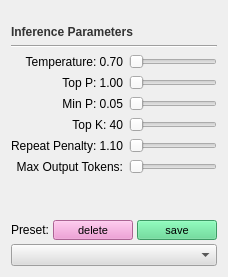
                 <widget class="QWidget" name="tab_2">
                  <attribute name="title">
                   <string>Inferrance</string>
                  </attribute>
                  <layout class="QGridLayout" name="gridLayout_5">
                   <item row="0" column="0">
                    <layout class="QVBoxLayout" name="verticalLayout_18">
                     <item>
                      <widget class="QLabel" name="label_gen_params_3">
                       <property name="font">
                        <font>
                         <weight>75</weight>
                         <bold>true</bold>
                        </font>
                       </property>
                       <property name="styleSheet">
                        <string notr="true">color: rgb(51, 51, 51);</string>
                       </property>
                       <property name="text">
                        <string>
Inference Parameters</string>
                       </property>
                      </widget>
                     </item>
                     <item>
                      <widget class="Line" name="line_5">
                       <property name="orientation">
                        <enum>Qt::Horizontal</enum>
                       </property>
                      </widget>
                     </item>
                     <item>
                      <layout class="QHBoxLayout" name="horizontalLayout_18">
                       <item>
                        <layout class="QVBoxLayout" name="verticalLayout_15">
                         <item>
                          <widget class="QLabel" name="temp_label_3">
                           <property name="text">
                            <string>Temperature: 0.70</string>
                           </property>
                           <property name="alignment">
                            <set>Qt::AlignRight|Qt::AlignTrailing|Qt::AlignVCenter</set>
                           </property>
                          </widget>
                         </item>
                         <item>
                          <widget class="QLabel" name="top_p_label_3">
                           <property name="text">
                            <string>Top P: 1.00</string>
                           </property>
                           <property name="alignment">
                            <set>Qt::AlignRight|Qt::AlignTrailing|Qt::AlignVCenter</set>
                           </property>
                          </widget>
                         </item>
                         <item>
                          <widget class="QLabel" name="min_p_label_3">
                           <property name="text">
                            <string>Min P: 0.05</string>
                           </property>
                           <property name="alignment">
                            <set>Qt::AlignRight|Qt::AlignTrailing|Qt::AlignVCenter</set>
                           </property>
                          </widget>
                         </item>
                         <item>
                          <widget class="QLabel" name="top_k_label_3">
                           <property name="text">
                            <string>Top K: 40</string>
                           </property>
                           <property name="alignment">
                            <set>Qt::AlignRight|Qt::AlignTrailing|Qt::AlignVCenter</set>
                           </property>
                          </widget>
                         </item>
                         <item>
                          <widget class="QLabel" name="repeat_penalty_label_3">
                           <property name="text">
                            <string>Repeat Penalty: 1.10</string>
                           </property>
                           <property name="alignment">
                            <set>Qt::AlignRight|Qt::AlignTrailing|Qt::AlignVCenter</set>
                           </property>
                          </widget>
                         </item>
                         <item>
                          <widget class="QLabel" name="max_output_label_3">
                           <property name="text">
                            <string>Max Output Tokens:</string>
                           </property>
                           <property name="alignment">
                            <set>Qt::AlignRight|Qt::AlignTrailing|Qt::AlignVCenter</set>
                           </property>
                          </widget>
                         </item>
                        </layout>
                       </item>
                       <item>
                        <layout class="QVBoxLayout" name="verticalLayout_16">
                         <item>
                          <widget class="QSlider" name="temp_slider_3">
                           <property name="styleSheet">
                            <string notr="true">selection-background-color: #54d88c;</string>
                           </property>
                           <property name="maximum">
                            <number>200</number>
                           </property>
                           <property name="orientation">
                            <enum>Qt::Horizontal</enum>
                           </property>
                          </widget>
                         </item>
                         <item>
                          <widget class="QSlider" name="top_p_slider_3">
                           <property name="styleSheet">
                            <string notr="true">selection-background-color: #54d88c;</string>
                           </property>
                           <property name="maximum">
                            <number>100</number>
                           </property>
                           <property name="orientation">
                            <enum>Qt::Horizontal</enum>
                           </property>
                          </widget>
                         </item>
                         <item>
                          <widget class="QSlider" name="min_p_slider_3">
                           <property name="styleSheet">
                            <string notr="true">selection-background-color: #54d88c;</string>
                           </property>
                           <property name="maximum">
                            <number>100</number>
                           </property>
                           <property name="orientation">
                            <enum>Qt::Horizontal</enum>
                           </property>
                          </widget>
                         </item>
                         <item>
                          <widget class="QSlider" name="top_k_slider_3">
                           <property name="styleSheet">
                            <string notr="true">selection-background-color: #54d88c;</string>
                           </property>
                           <property name="minimum">
                            <number>1</number>
                           </property>
                           <property name="maximum">
                            <number>100</number>
                           </property>
                           <property name="orientation">
                            <enum>Qt::Horizontal</enum>
                           </property>
                          </widget>
                         </item>
                         <item>
                          <widget class="QSlider" name="repeat_penalty_slider_3">
                           <property name="styleSheet">
                            <string notr="true">selection-background-color: #54d88c;</string>
                           </property>
                           <property name="minimum">
                            <number>100</number>
                           </property>
                           <property name="maximum">
                            <number>200</number>
                           </property>
                           <property name="orientation">
                            <enum>Qt::Horizontal</enum>
                           </property>
                          </widget>
                         </item>
                         <item>
                          <widget class="QSlider" name="max_output_horizontalSlider_3">
                           <property name="styleSheet">
                            <string notr="true">selection-background-color: #54d88c;</string>
                           </property>
                           <property name="maximum">
                            <number>30000</number>
                           </property>
                           <property name="orientation">
                            <enum>Qt::Horizontal</enum>
                           </property>
                          </widget>
                         </item>
                        </layout>
                       </item>
                      </layout>
                     </item>
                     <item>
                      <spacer name="spacerItem_3">
                       <property name="orientation">
                        <enum>Qt::Vertical</enum>
                       </property>
                       <property name="sizeHint" stdset="0">
                        <size>
                         <width>20</width>
                         <height>40</height>
                        </size>
                       </property>
                      </spacer>
                     </item>
                     <item>
                      <layout class="QVBoxLayout" name="verticalLayout_17">
                       <property name="spacing">
                        <number>4</number>
                       </property>
                       <item>
                        <layout class="QHBoxLayout" name="horizontalLayout_19">
                         <item>
                          <widget class="QLabel" name="label_4">
                           <property name="sizePolicy">
                            <sizepolicy hsizetype="Expanding" vsizetype="Preferred">
                             <horstretch>0</horstretch>
                             <verstretch>0</verstretch>
                            </sizepolicy>
                           </property>
                           <property name="text">
                            <string>Preset:</string>
                           </property>
                          </widget>
                         </item>
                         <item>
                          <widget class="QPushButton" name="pushButtonInferrancePresetDelete_3">
                           <property name="minimumSize">
                            <size>
                             <width>0</width>
                             <height>20</height>
                            </size>
                           </property>
                           <property name="maximumSize">
                            <size>
                             <width>16777215</width>
                             <height>20</height>
                            </size>
                           </property>
                           <property name="font">
                            <font>
                             <pointsize>8</pointsize>
                            </font>
                           </property>
                           <property name="styleSheet">
                            <string notr="true">background-color: #ef8bce; 
color: black;
</string>
                           </property>
                           <property name="text">
                            <string>delete</string>
                           </property>
                          </widget>
                         </item>
                         <item>
                          <widget class="QPushButton" name="pushButtonInferrancePresetSave_3">
                           <property name="minimumSize">
                            <size>
                             <width>0</width>
                             <height>20</height>
                            </size>
                           </property>
                           <property name="maximumSize">
                            <size>
                             <width>16777215</width>
                             <height>20</height>
                            </size>
                           </property>
                           <property name="font">
                            <font>
                             <pointsize>8</pointsize>
                            </font>
                           </property>
                           <property name="styleSheet">
                            <string notr="true">background-color: #54d88c; 
color: black;
</string>
                           </property>
                           <property name="text">
                            <string>save</string>
                           </property>
                          </widget>
                         </item>
                        </layout>
                       </item>
                       <item>
                        <layout class="QHBoxLayout" name="horizontalLayout_20">
                         <item>
                          <widget class="QComboBox" name="comboBoxInferrancePreset_3">
                           <property name="sizePolicy">
                            <sizepolicy hsizetype="Expanding" vsizetype="Fixed">
                             <horstretch>0</horstretch>
                             <verstretch>0</verstretch>
                            </sizepolicy>
                           </property>
                           <property name="styleSheet">
                            <string notr="true">selection-background-color: #be8fd3;
background-color: rgb(221, 221, 221);
</string>
                           </property>
                          </widget>
                         </item>
                        </layout>
                       </item>
                      </layout>
                     </item>
                    </layout>
                   </item>
                  </layout>
                 </widget>
